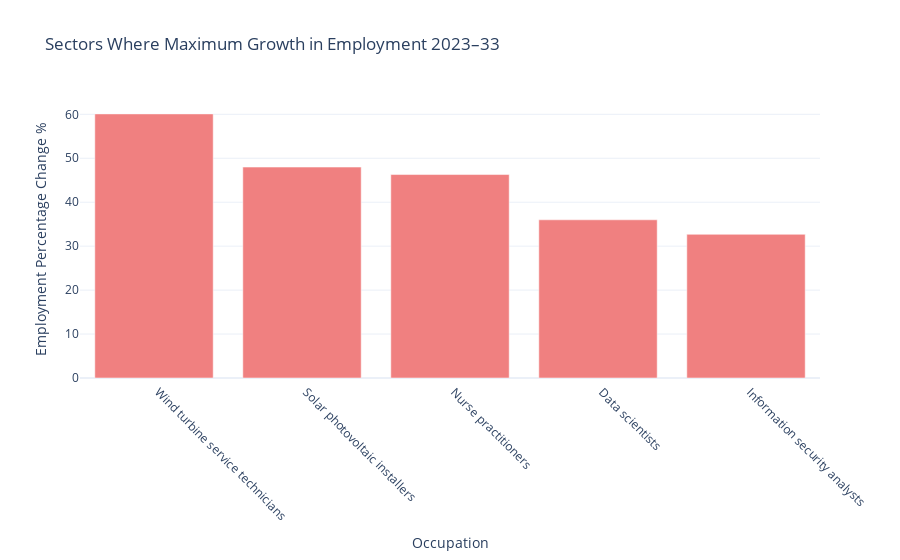

Here is the notebook cell this chart was saved with:
### Code cell
fig1 =compare_fastest_growing_occupations(dataframes)
fig1

### Figure 1 — Plotly figure (JSON) as saved in the notebook; plotly's stock layout.template omitted (floating-point values rounded to 4 significant figures)
{"data": [{"marker": {"color": "lightcoral"}, "name": "2023–33", "type": "bar", "x": ["  Wind turbine service technicians", "  Solar photovoltaic installers", "  Nurse practitioners", "  Data scientists", "  Information security analysts"], "y": [60.1, 48, 46.3, 36, 32.7]}], "layout": {"title": {"text": "Sectors Where Maximum Growth in Employment 2023–33"}, "xaxis": {"tickangle": 45, "title": {"text": "Occupation"}}, "yaxis": {"title": {"text": "Employment Percentage Change %"}}}}
